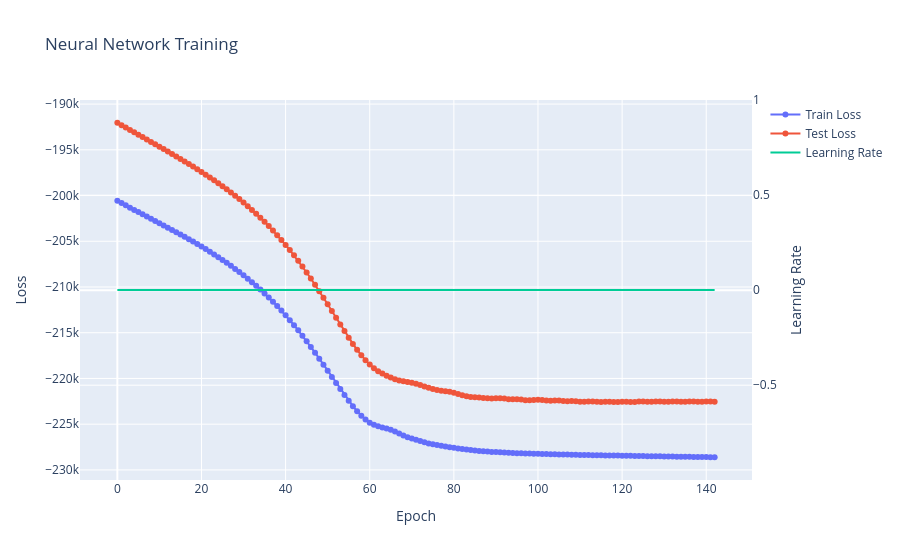

The code cell stored with this chart in its notebook:
### Markdown cell above
Neural Networks are very good at understanding non-linear relationships when there is a lot of data.

Embedding categorical features allow a feature to be categorized in an n-dimensional space.

### Code cell
if model_build:
    model.fit(
        X=X_train,
        y=y_train,
        weights=weights_train,
        X_test=X_test,
        y_test=y_test,
        weights_test=weights_test,
        epochs=500,
        lr=0.001,
        weight_decay=0,
        seed=42,
    )

### Figure 1 — Plotly figure (JSON) as saved in the notebook; plotly's stock layout.template omitted (floating-point values rounded to 4 significant figures; data arrays with more than 128 entries replaced by an {"elided": "..."} marker saying what was removed)
{"data": [{"mode": "lines+markers", "name": "Train Loss", "type": "scatter", "y": {"elided": "143 float values"}}, {"mode": "lines+markers", "name": "Test Loss", "type": "scatter", "y": {"elided": "143 float values"}}, {"mode": "lines", "name": "Learning Rate", "type": "scatter", "y": {"elided": "143 float values"}, "yaxis": "y2"}], "layout": {"title": {"text": "Neural Network Training"}, "xaxis": {"title": {"text": "Epoch"}}, "yaxis": {"title": {"text": "Loss"}}, "yaxis2": {"overlaying": "y", "side": "right", "title": {"text": "Learning Rate"}}}}
